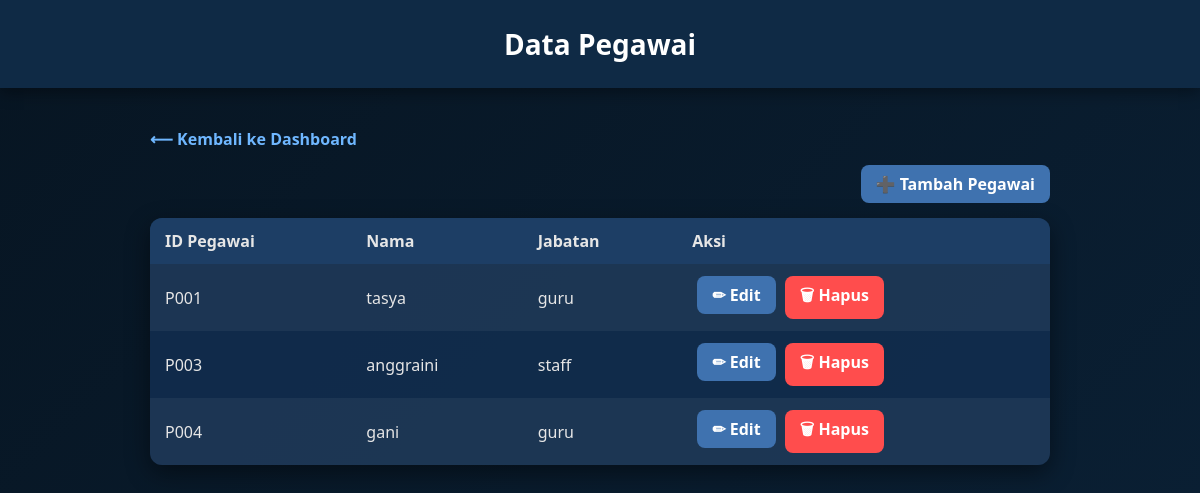
Before: /admin_app/pegawai/ with the older database file.
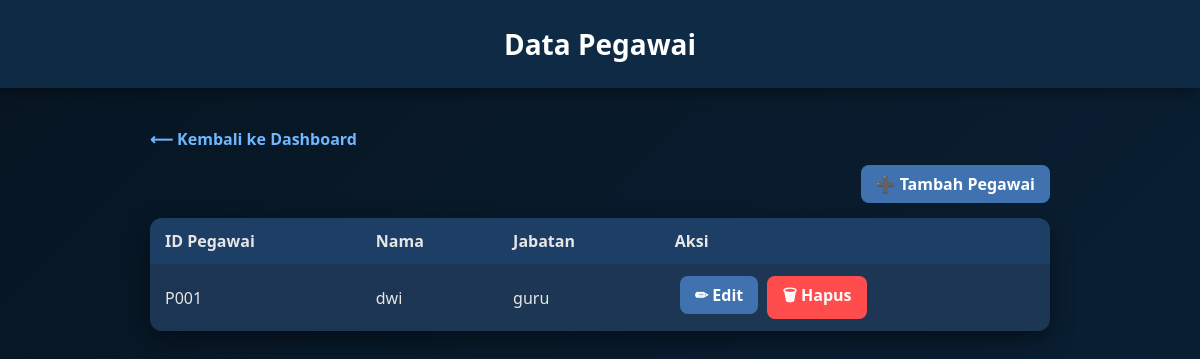
After: the same page with the newer database file.
### admin_app/models.py (models this page shows, shortened)
class Pegawai(models.Model):
    id_pegawai = models.CharField(max_length=10, unique=True, editable=False)
    JABATAN_CHOICES = [
        ("guru", "Guru"),
        ("staff", "Staff"),
        ("admin", "Admin"),
    ]
    nama = models.CharField(max_length=200)
    jabatan = models.CharField(max_length=20, choices=JABATAN_CHOICES)
    gaji_pokok = models.IntegerField(default=0)

### admin_app/views.py (the view)
# urls.py: path("pegawai/", views.list_pegawai, name="list_pegawai"),
def list_pegawai(request):
    data = Pegawai.objects.all()
    return render(request, "admin_app/pegawai.html", {"pegawai_list": data})

### admin_app/templates/admin_app/pegawai.html (shortened to what this page needs)
<!DOCTYPE html>
<html lang="en">
<head>
</head>
<body>
<header>Data Pegawai</header>
<div class="wrapper">
    <a href="{% url 'index' %}" class="back">⟵ Kembali ke Dashboard</a>
    <div class="top-actions">
        <a href="{% url 'tambah_pegawai' %}" class="button">➕ Tambah Pegawai</a>
    </div>
    <table>
        <tr>
            <th>ID Pegawai</th>
            <th>Nama</th>
            <th>Jabatan</th>
            <th>Aksi</th>
        </tr>
        {% for p in pegawai_list %}
        <tr>
            <td>{{ p.id_pegawai }}</td>
            <td>{{ p.nama }}</td>
            <td>{{ p.jabatan }}</td>
            <td>
                <a href="{% url 'edit_pegawai' p.id %}" class="button">✏ Edit</a>
                <a href="{% url 'hapus_pegawai' p.id %}" class="button delete-button">🗑 Hapus</a>
            </td>
        </tr>
        {% empty %}
        <tr>
            <td colspan="4" style="text-align:center;">Belum ada data pegawai</td>
        </tr>
        {% endfor %}
    </table>
</div>
</body>
</html>

Changed rows visible on the page:
removed Pegawai: id_pegawai "P003", nama "anggraini", jabatan "staff"
removed Pegawai: id_pegawai "P004", nama "gani", jabatan "guru"
changed Pegawai "guru": nama "tasya" → "dwi"
